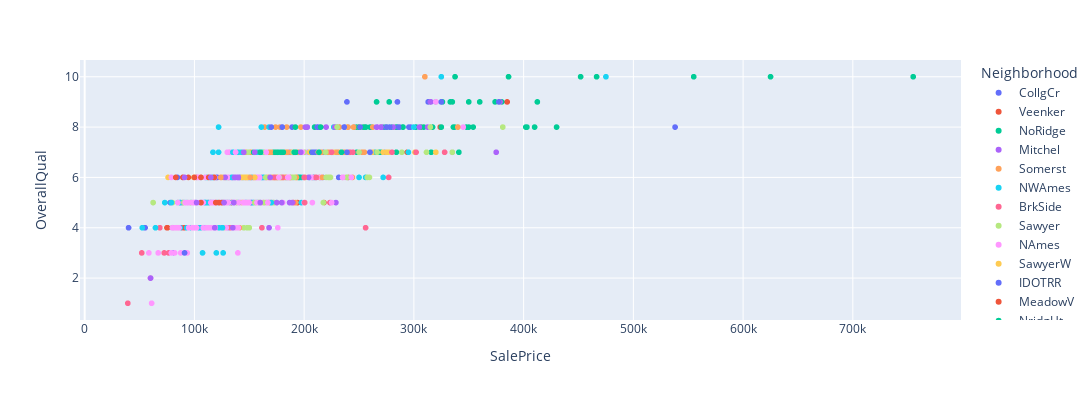
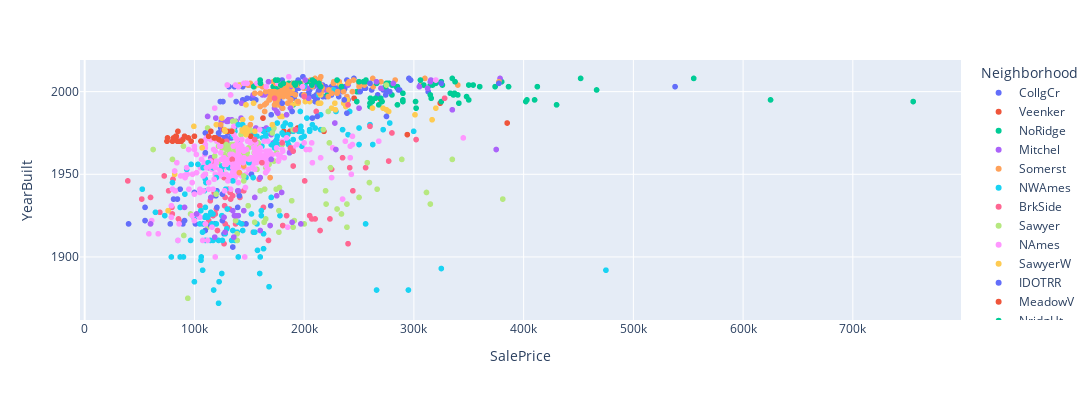
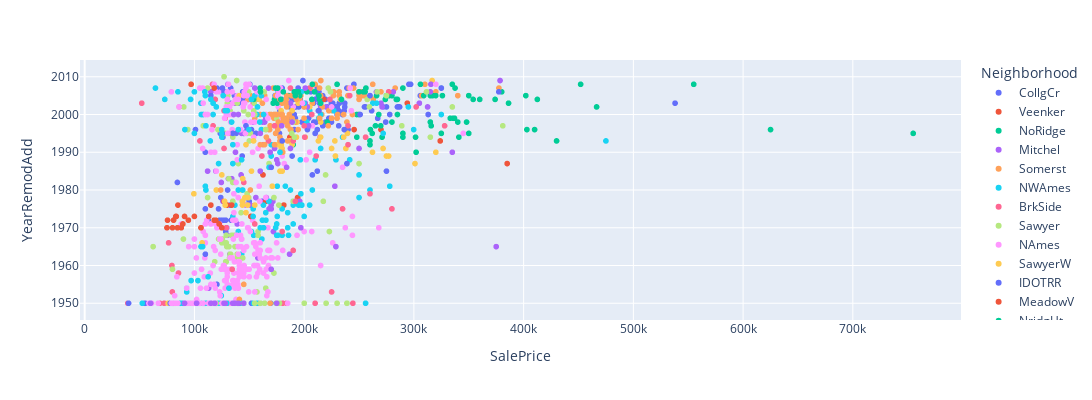
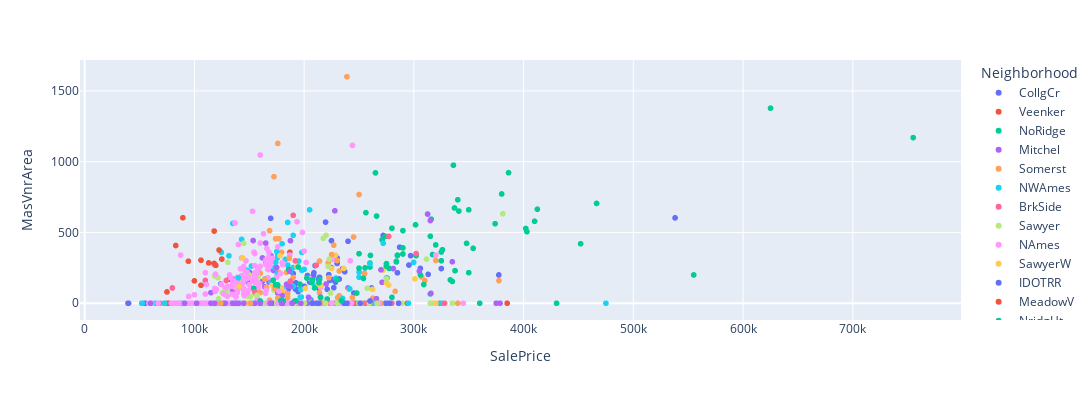

Notebook source saved alongside these figures, in order:
### Code cell
num_col = df.select_dtypes(include=['int', 'float'])
metrics = num_col.columns
for metric in metrics:
    fig = px.scatter(df, x="SalePrice", y=metric, color='Neighborhood', size_max=60)
    fig.update_layout(width=1200,height=400)
    fig.show()
